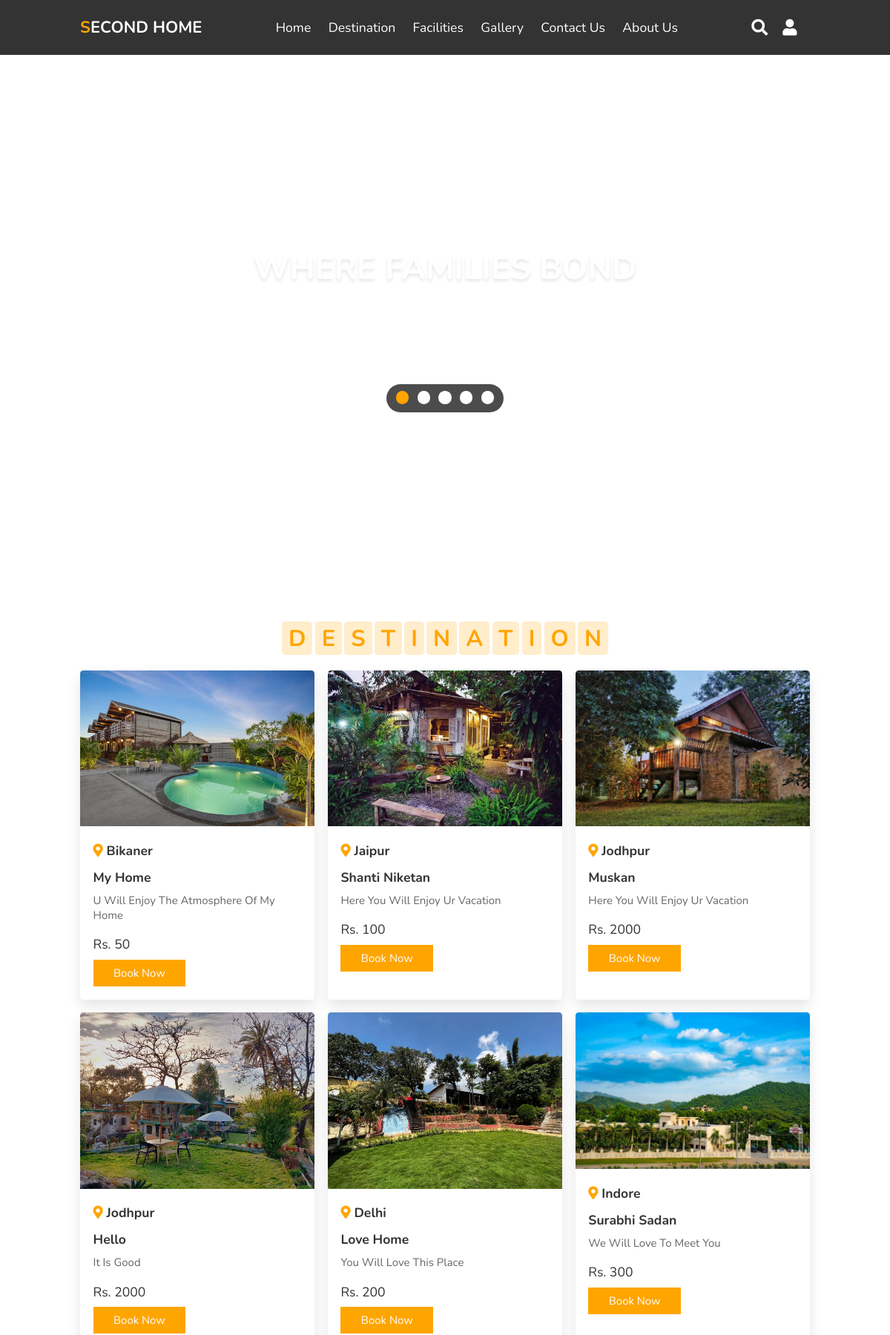
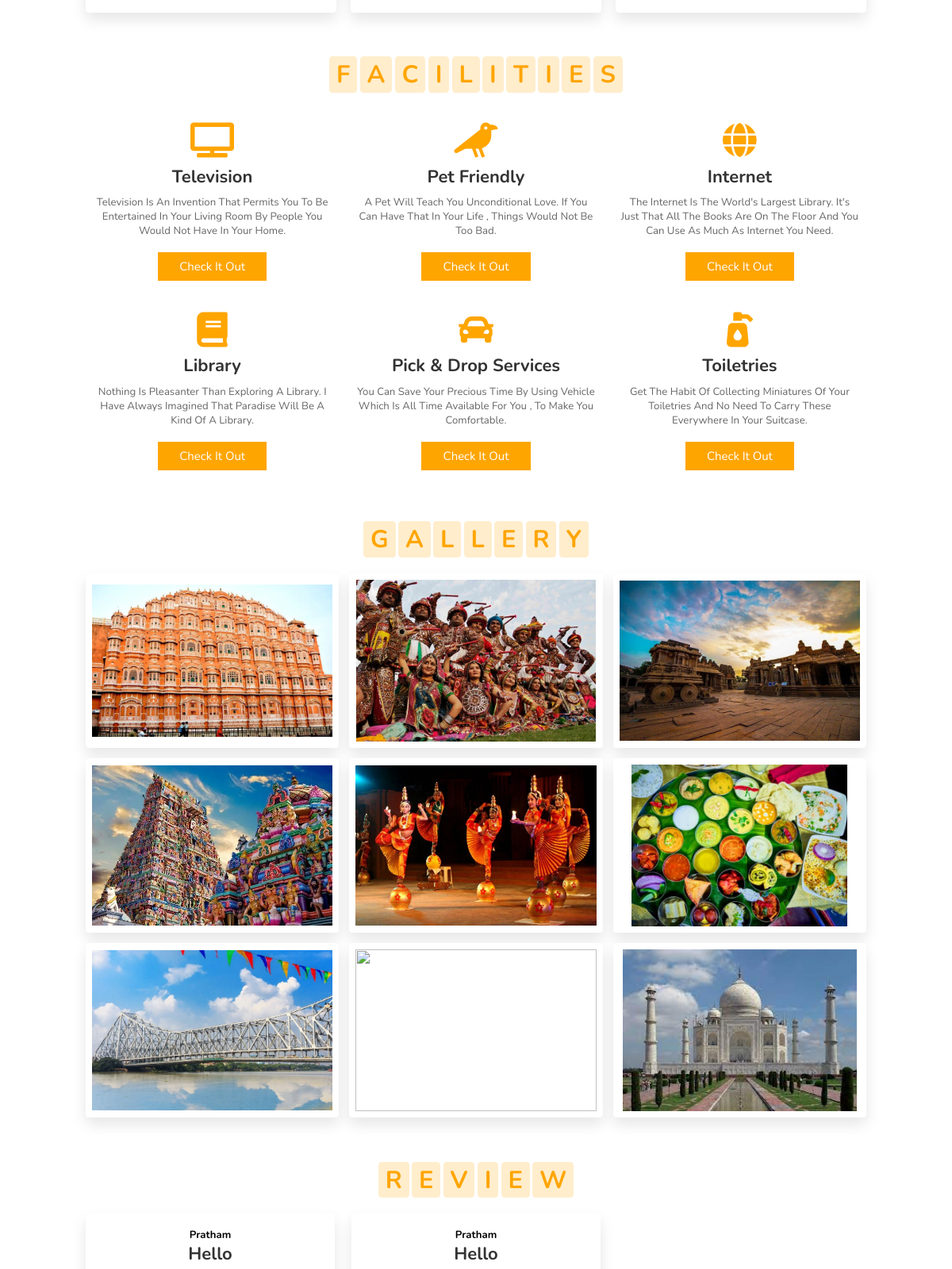
The page / (upper part) on the database its author committed (2 pictures, top to bottom).
### models.py (models this page shows)
class Listroom(db.Model):
    id = db.Column(db.Integer, primary_key=True)
    email = db.Column(db.String(150))
    phone_no= db.Column(db.Integer)
    city = db.Column(db.String(150))
    host_name = db.Column(db.String(150))
    homestay_name = db.Column(db.String(150))
    address = db.Column(db.String(150))
    description= db.Column(db.String(150))
    no_of_room = db.Column(db.Integer)
    Parking = db.Column(db.Boolean)
    Internet = db.Column(db.Boolean)
    Running_Hot_water = db.Column(db.Boolean)
    Open_Seating_areas = db.Column(db.Boolean)
    Air_Condition = db.Column(db.Boolean)
    Pet_Friendly = db.Column(db.Boolean)
    Toiletries = db.Column(db.Boolean)
    Smoking_Allowed = db.Column(db.Boolean)
    Library = db.Column(db.Boolean)
    Bonfire = db.Column(db.Boolean)
    Barbecue = db.Column(db.Boolean)
    Pick_and_dropService = db.Column(db.Boolean)
    rent=db.Column(db.Integer)
    pic=db.Column(db.String(500))
    uid = db.Column("uid", db.Integer, db.ForeignKey('user.id'))
    review = db.relationship('Reviews', backref='room')
    booking = db.relationship('Booking', backref='room')

class Reviews(db.Model):
    id = db.Column(db.Integer, primary_key=True)
    review=db.Column(db.String(5000))
    room_id = db.Column(db.Integer, db.ForeignKey('listroom.id'))
    user_id = db.Column(db.Integer, db.ForeignKey('user.id'))

class User(db.Model,UserMixin):
    id = db.Column(db.Integer, primary_key=True)
    email = db.Column(db.String(150), unique=True)
    password = db.Column(db.String(256))
    user_name = db.Column(db.String(150))
    isowner = db.Column(db.Boolean)
    listroom = db.relationship('Listroom', backref='user')
    review = db.relationship('Reviews', backref='user')

### main.py (the view)
@app.route("/")
def index():
    rooms=Listroom.query.all()
    room=[]
    for _ in range(6):
        z=random.choice(rooms)
        room.append(z)
        rooms.remove(z)
    rev=Reviews.query.all()
    return render_template("index.html",login=0,ra=rev,user=current_user,link=room)

### templates/index.html (shortened to what this page needs)
<!DOCTYPE html>
<html lang="en">
{% include('header.html')%}
<body>
    {% include ('navbar.html') %}
    <section class="home" id="home">
        <div class="content">
            <h3>where families bond</h3>
            <p>Experience something new every moment</p>
        </div>
        <div class="controls">
            <span class="vid-btn active" data-src="/static/images/vid-1.mp4"></span>
            <span class="vid-btn" data-src="/static/images/vid-2.mp4"></span>
            <span class="vid-btn" data-src="/static/images/vid-3.mp4"></span>
            <span class="vid-btn" data-src="/static/images/vid-4.mp4"></span>
            <span class="vid-btn" data-src="/static/images/vid-5.mp4"></span>
        </div>
        <div class="video-container">
            <video src="/static/images/vid-1.mp4" id="video-slider" loop autoplay muted></video>
        </div>
    </section>
    <section class="destination" id="destination">
        <h1 class="heading">
            <span>d</span>
            <span>e</span>
            <span>s</span>
            <span>t</span>
            <span>i</span>
            <span>n</span>
            <span>a</span>
            <span>t</span>
            <span>i</span>
            <span>o</span>
            <span>n</span>
        </h1>
        <div class="box-container">
            {% for i in link %}
            <div class="box">
                <img src="{{i.pic}}" alt="">
                <div class="content">
                    <h3> <i class="fas fa-map-marker-alt"></i> {{i.city}} </h3> <br>
                    <h3>{{i.homestay_name}}</h3>
                    <p>
                        {{i.description}}
                    </p>
                    <div class="price"> Rs. {{i.rent}} </div>
                    <a href="{{i.id}}/profile" class="btn">book now</a>
                </div>
            </div>
            {% endfor %}
        </div>
    </section>
    <section class="facilities" id="facilities">
        <h1 class="heading">
            <span>f</span>
            <span>a</span>
            <span>c</span>
            <span>i</span>
            <span>l</span>
            <span>i</span>
            <span>t</span>
            <span>i</span>
            <span>e</span>
            <span>s</span>
        </h1>
        <div class="box-container">
            <div class="box">
                <i class="fas fa-tv"></i>
                <h3>television</h3>
                <p>television is an invention that permits you to be entertained in your living room by people you would not have in your home.</p>
                <a href="/Parking" class="btn">check it out</a>
            </div>
            <div class="box">
                <i class="fas fa-crow"></i>
                <h3>pet friendly</h3>
                <p>a pet will teach you unconditional love. if you can have that in your life , things would not be too bad.</p>
                <a href="/Pet_Friendly" class="btn">check it out</a>
            </div>
            <div class="box">
                <i class="fas fa-globe"></i>
                <h3>internet</h3>
                <p>the internet is the world's largest library. it's just that all the books are on the floor  and you can use as much as internet you need.</p>
                <a href="/Internet" class="btn">check it out</a>
            </div>
            <div class="box">
                <i class="fas fa-book"></i>
                <h3>library</h3>
                <p>Nothing is pleasanter than exploring a library. I have always imagined that Paradise will be a kind of a Library.</p>
                <a href="/Library'" class="btn">check it out</a>
            </div>
            <div class="box">
                <i class="fas fa-car"></i>
                <h3>pick & drop services</h3>
                <p>you can save your precious time by using vehicle which is all time available for you , to make you comfortable.</p>
                <a href="/Pick_and_dropService" class="btn">check it out</a>
            </div>
            <div class="box">
                <i class="fas fa-pump-soap"></i>
                <h3>toiletries</h3>
                <p>get the habit of collecting miniatures of your toiletries and no need to carry these everywhere in your suitcase. </p>
                <a href="/Toiletries" class="btn">check it out</a>
            </div>
        </div>
    </section>
    <section class="gallery" id="gallery">
        <h1 class="heading">
            <span>g</span>
            <span>a</span>
            <span>l</span>
            <span>l</span>
            <span>e</span>
            <span>r</span>
            <span>y</span>
        </h1>
        <div class="box-container">
            <div class="box">
                <img src="/static/images/gg1.webp" alt="">
                <div class="content">
                </div>
            </div>
            <div class="box">
                <img src="/static/images/gg2.jpg" alt="">
                <div class="content">
                </div>
            </div>
            <div class="box">
                <img src="/static/images/gg3.jpg" alt="">
                <div class="content">
                </div>
            </div>
            <div class="box">
                <img src="/static/images/gg4.webp" alt="">
                <div class="content">
                </div>
            </div>
            <div class="box">
                <img src="/static/images/gg5.jpg" alt="">
                <div class="content">
                </div>
            </div>
            <div class="box">
                <img src="/static/images/gg6.jpg" alt="">
                <div class="content">
                </div>
            </div>
            <div class="box">
                <img src="/static/images/gg7.webp" alt="">
                <div class="content">
                </div>
            </div>
            <div class="box">
                <img src="/static/images/gg8.png" alt="">
                <div class="content">
                </div>
            </div>
            <div class="box">
                <img src="/static/images/gg9.jpg" alt="">
                <div class="content">
                </div>
            </div>
        </div>
    </section>
    <section class="review" id="review">
        <h1 class="heading">
            <span>r</span>
            <span>e</span>
            <span>v</span>
            <span>i</span>
            <span>e</span>
            <span>w</span>
        </h1>
        <div class="swiper-container review-slider">
            <div class="swiper-wrapper">
                {% for i in ra %}
                <div class="swiper-slide">
                    <div class="box">
                        <h1>{{i.room.host_name}}</h1>
                        <h3>{{i.user.user_name}}</h3>
                       <br>
                            <br>
                    </div>
                </div>
                {% endfor %}
        </div>
    </section>
</body>
</html>

### static/style.css (style rules this page uses)
:root { --orange: #ffa500; }
* { font-family: 'Nunito', sans-serif; margin: 0; padding: 0; box-sizing: border-box; text-transform: capitalize; outline: none; border: none; text-decoration: none; transition: all .2s linear; }
html { font-size: 62.5%; overflow-x: hidden; scroll-padding-top: 6rem; scroll-behavior: smooth; }
section { padding: 2rem 9%; }
.heading { text-align: center; padding: 2.5rem 0; }
.heading span { font-size: 3.5rem; background: rgba(255, 165, 0, .2); color: var(--orange); border-radius: .5rem; padding: .2rem 1rem; }
.btn { display: inline-block; margin-top: 1rem; background: var(--orange); color: #fff; padding: .8rem 3rem; border: .2rem solid var(--orange); cursor: pointer; font-size: 1.7rem; }
.home { min-height: 100vh; display: flex; align-items: center; justify-content: center; flex-flow: column; position: relative; z-index: 0; }
.home .content { text-align: center; }
.home .content h3 { font-size: 5rem; color: #fff; text-transform: uppercase; text-shadow: 0 .3rem .5rem rgba(0, 0, 0, .1); }
.home .content p { font-size: 2.5rem; color: #fff; padding: .5rem 0; }
.home .video-container video { position: absolute; top: 0; left: 0; z-index: -1; height: 100%; width: 100%; object-fit: cover; }
.home .controls { padding: 1rem; border-radius: 5rem; background: rgba(0, 0, 0, .7); position: relative; top: 10rem; }
.home .controls .vid-btn { height: 2rem; width: 2rem; display: inline-block; border-radius: 50%; background: #fff; cursor: pointer; margin: 0 .5rem; }
.home .controls .vid-btn.active { background: var(--orange); }
.destination .box-container { display: flex; flex-wrap: wrap; gap: 2rem; }
.destination .box-container .box { flex: 1 1 30rem; border-radius: .5rem; overflow: hidden; box-shadow: 0 1rem 2rem rgba(0, 0, 0, .1); }
.destination .box-container .box img { width: 100%; object-fit: cover; }
.destination .box-container .box .content { padding: 2rem; }
.destination .box-container .box .content h3 { font-size: 2rem; color: #333; }
.destination .box-container .box .content h3 i { color: var(--orange); }
.destination .box-container .box .content p { font-size: 1.7rem; color: #666; padding: 1rem 0; }
.destination .box-container .box .content .price { font-size: 2rem; color: #333; padding-top: 1rem; }
.facilities .box-container { display: flex; flex-wrap: wrap; gap: 1.5rem; }
.facilities .box-container .box { flex: 1 1 30rem; border-radius: .5rem; padding: 1rem; text-align: center; }
.facilities .box-container .box i { padding: 1rem; font-size: 5rem; color: var(--orange); }
.facilities .box-container .box h3 { font-size: 2.5rem; color: #333; }
.facilities .box-container .box p { font-size: 1.5rem; color: #666; padding: 1rem 0; }
.gallery .box-container { display: flex; flex-wrap: wrap; gap: 1.5rem; }
.gallery .box-container .box { overflow: hidden; box-shadow: 0 1rem 2rem rgba(0, 0, 0, .1); border: 1rem solid #fff; border-radius: .5rem; flex: 1 1 30rem; height: 25rem; position: relative; }
.gallery .box-container .box img { height: 100%; width: 100%; object-fit: cover; }
.gallery .box-container .box .content { position: absolute; top: -100%; left: 0; height: 100%; width: 100%; text-align: center; background: rgba(0, 0, 0, .7); padding: 2rem; padding-top: 5rem; }
.review .review-slider { padding-bottom: 2rem; }
.review .box { padding: 2rem; text-align: center; box-shadow: 0 1rem 2rem rgba(0, 0, 0, .1); border-radius: .5rem; }
.review .box h3 { color: #333; font-size: 2.5rem; }
.gallery .box-container .box img { height: 100%; width: 100%; object-fit: contain; }
@media (max-width:1200px) { html { font-size: 55%; } }

### rows shown on the page
Listroom: pic (picture), city "Bikaner", homestay_name "My Home", description "U Will Enjoy The Atmosphere Of My Home", rent "50"
Listroom: pic (picture), city "Jaipur", homestay_name "Shanti Niketan", description "Here You Will Enjoy Ur Vacation", rent "100"
Listroom: pic (picture), city "Jodhpur", homestay_name "Muskan", description "Here You Will Enjoy Ur Vacation", rent "2000"
Listroom: pic (picture), city "Jodhpur", homestay_name "Hello", description "It Is Good", rent "2000"
Listroom: pic (picture), city "Delhi", homestay_name "Love Home", description "You Will Love This Place", rent "200"
Listroom: pic (picture), city "Indore", homestay_name "Surabhi Sadan", description "We Will Love To Meet You", rent "300"
Reviews: room.host_name "Pratham", user.user_name "Hello"
Reviews: room.host_name "Pratham", user.user_name "Hello"
